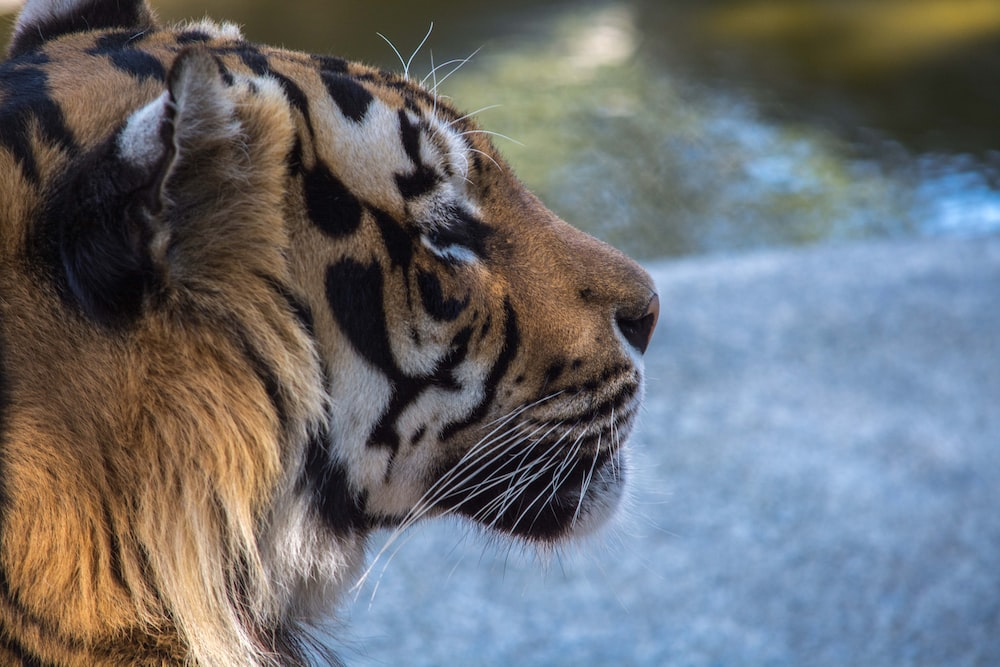
#> input picture Tiger.jpg, 1000 x 667 px, found by its file name
$ python pencil_sketch.py
#> lines starting #> are read from the running program, lines starting #| are printed output that depends on the picture
from PIL import Image, ImageOps, ImageFilter
import numpy as np
from PIL import ImageChops

def convert_to_pencil_sketch(image_path):
    # Open the image
#> called with image_path = 'tiger.jpg'
    image = Image.open(image_path)
#> image is the input picture: PIL image 1000x667 RGB; mean R, G, B 107.9, 110, 113.7

    # Convert the image to grayscale
    grayscale_image = image.convert("L")
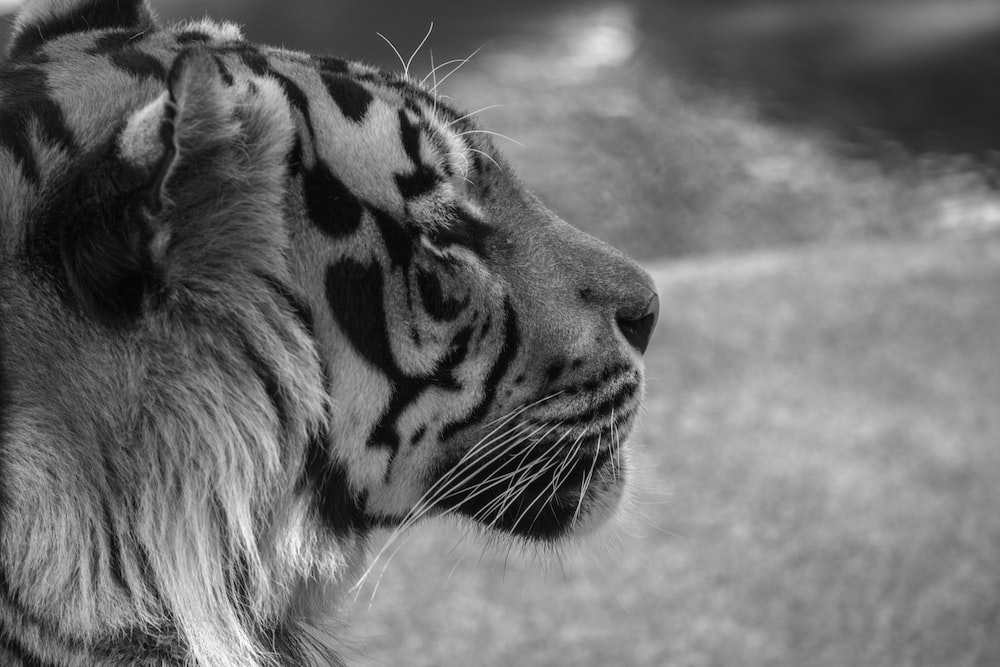
#> grayscale_image: PIL image 1000x667 L; min 0, max 253, mean 109.8

    # Invert the grayscale image
    inverted_image = ImageOps.invert(grayscale_image)
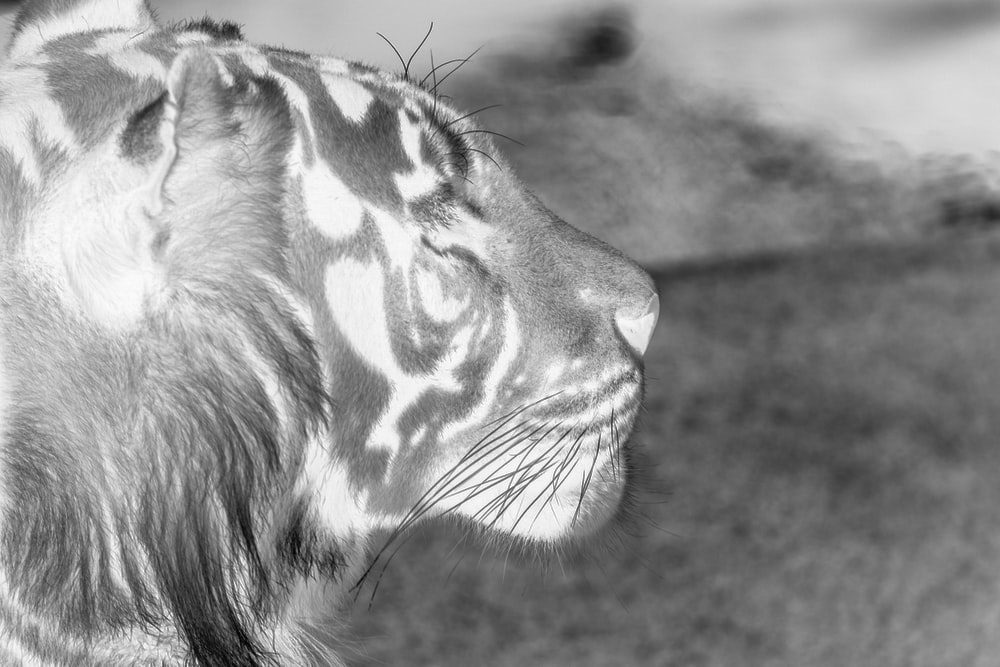
#> inverted_image: PIL image 1000x667 L; min 2, max 255, mean 145.2

    # Apply a Gaussian blur to the inverted image
    blurred_image = inverted_image.filter(ImageFilter.GaussianBlur(111))
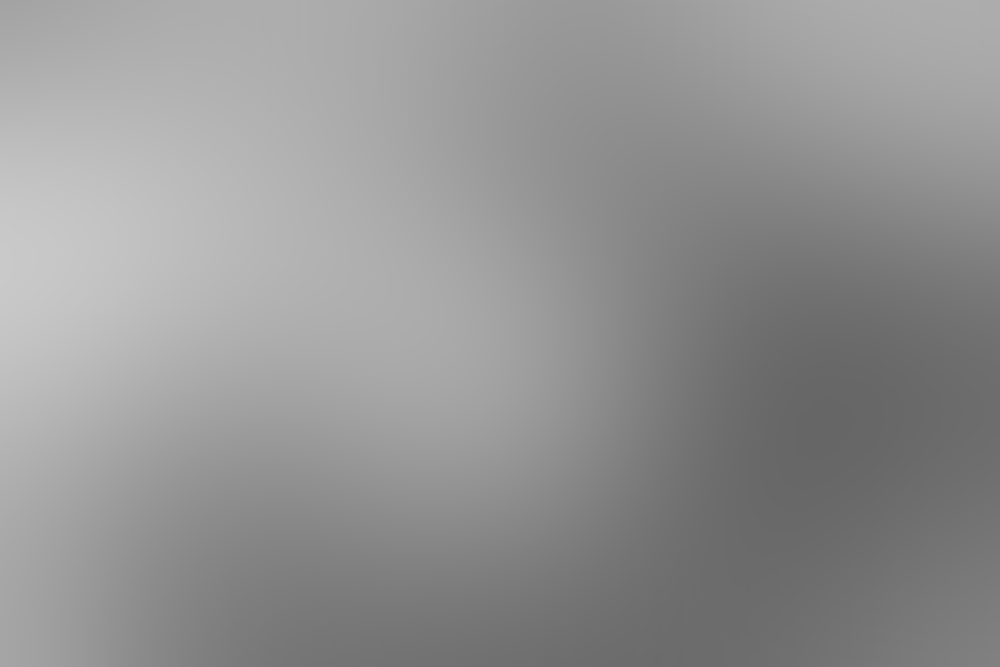
#> blurred_image: PIL image 1000x667 L; min 102, max 201, mean 146.8

    # Convert the blurred image to a numpy array
    blurred_array = np.array(blurred_image)

    # Invert the blurred array
    inverted_blurred_array = np.invert(blurred_array)
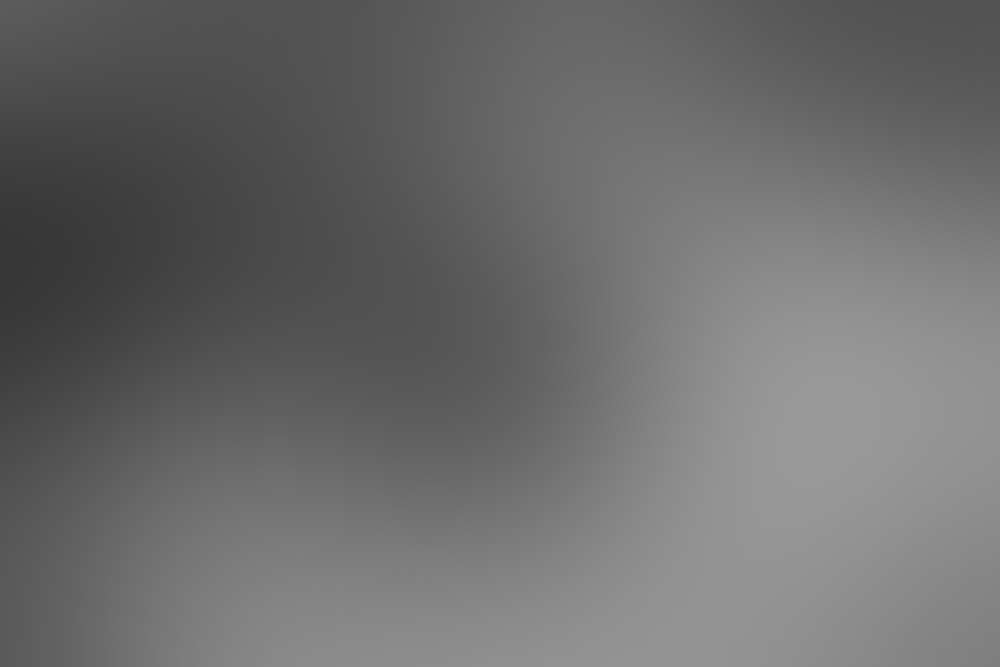
#> inverted_blurred_array: shape (667, 1000); min 54, max 153, mean 108.2

    # Convert the inverted blurred array back to an Image object
    inverted_blurred_image = Image.fromarray(inverted_blurred_array)

    # Create the pencil sketch by blending the grayscale image with the inverted blurred image
    pencil_sketch = ImageChops.multiply(grayscale_image, inverted_blurred_image)
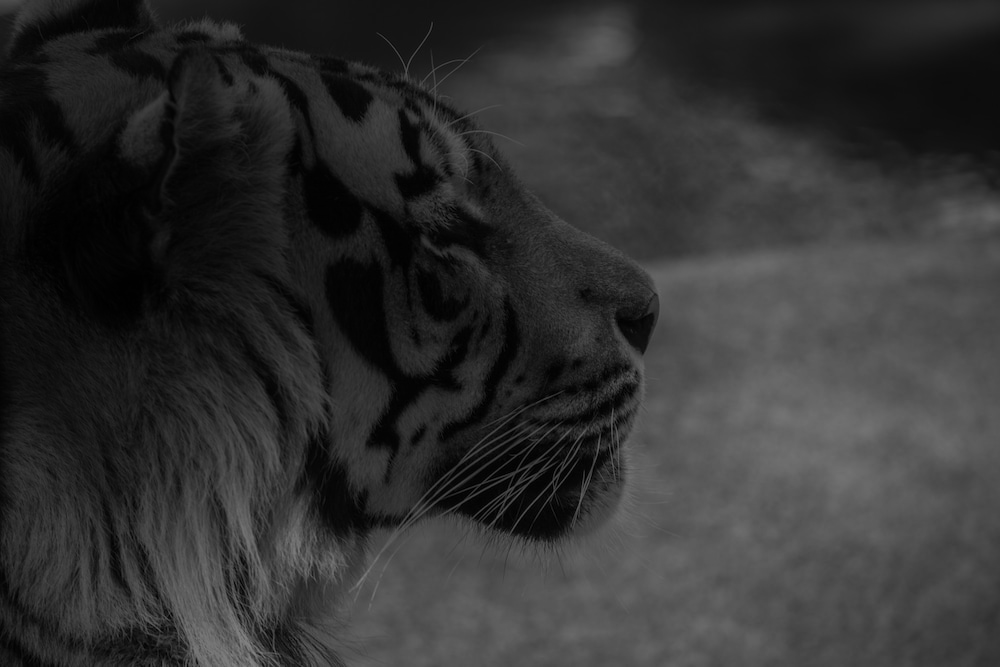
#> pencil_sketch: PIL image 1000x667 L; min 0, max 132, mean 49.7

    # Display the original image and the pencil sketch
    image.show()
    pencil_sketch.show()

# Provide the path to your image
image_path = "tiger.jpg"

# Convert the image to a pencil sketch
convert_to_pencil_sketch(image_path)
